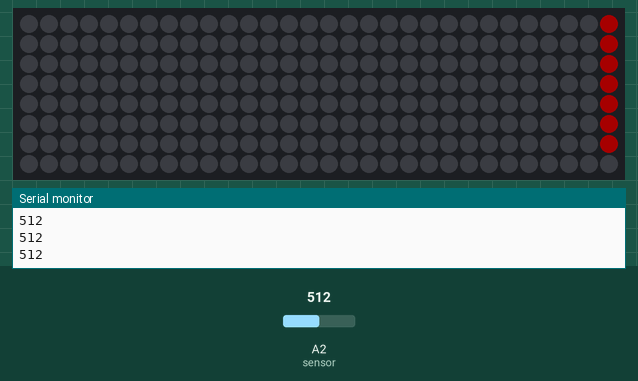
Simulated run of this sketch. Board: Arduino Uno, built with avr-gcc and run on an emulated ATmega328P. On the bench: 30×8 RGB LED matrix (first LED top left, wired row by row), the last lines printed to the serial monitor. The inputs (shaded band) are chosen by the test bench; at power-on: A2 (sensor) = 512. Dim RGB values are drawn brighter than linear.

Above: at 0.73 s.
At 7.47 s:
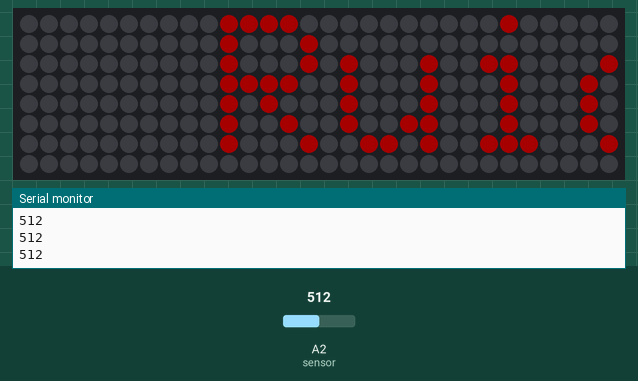
At 10.89 s:
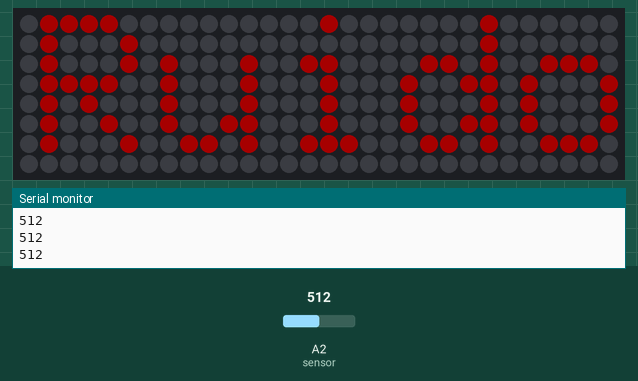
At 14.37 s:
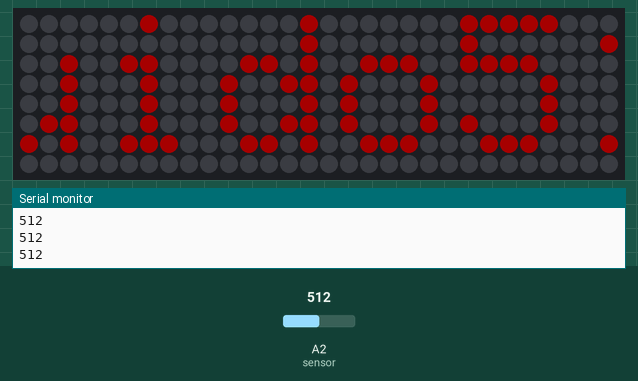
At 21.31 s:
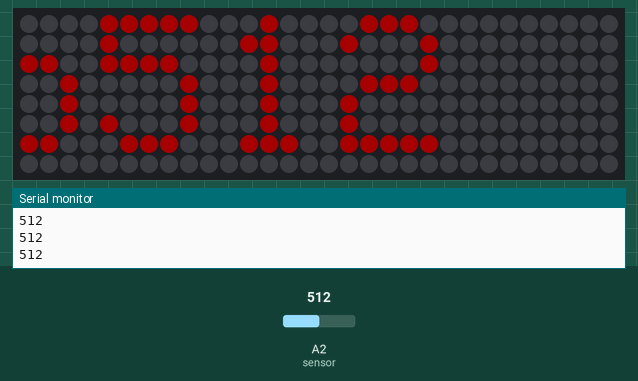
At 28.32 s:
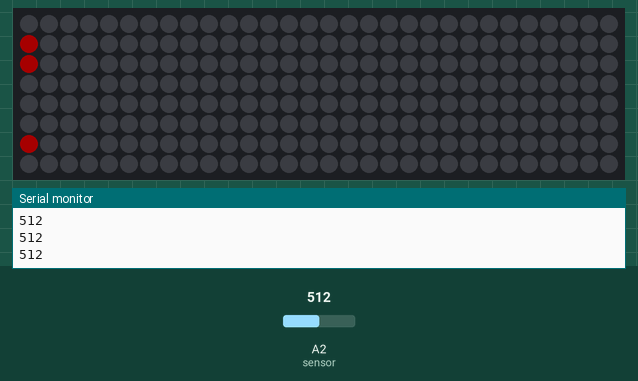

The sketch:

10_Sensor__Big_Sound_con_NeoMatrix_.ino
```cpp
#include <Adafruit_NeoPixel.h>
#include <Adafruit_NeoMatrix.h>
#include <Adafruit_GFX.h>

#define PIN 13

int sensor = 2;
int sensorValue;

Adafruit_NeoMatrix matrix = Adafruit_NeoMatrix(10, 8, 3, 1, PIN,
  NEO_TILE_TOP   + NEO_TILE_LEFT   + NEO_TILE_COLUMNS   + NEO_TILE_PROGRESSIVE +
  NEO_MATRIX_TOP + NEO_MATRIX_LEFT + NEO_MATRIX_COLUMNS + NEO_MATRIX_ZIGZAG,
  NEO_GRB + NEO_KHZ800);

const uint16_t colors[] = {matrix.Color(255, 0, 0), matrix.Color(0, 255, 0), matrix.Color(0, 0, 255)};

void setup() {
  // put your setup code here, to run once:
  Serial.begin(115200);
  matrix.begin();
  matrix.setTextWrap(false);
  matrix.setBrightness(40);
  matrix.setTextColor(colors[0]);
}

int x = matrix.width();
int pass = 0;

void loop() {
  // put your main code here, to run repeatedly:
  sensorValue = analogRead(sensor);
  Serial.println(sensorValue);
  delay(200);

  matrix.fillScreen(0);
  matrix.setCursor(x, 0);
  matrix.print("Ruido");
  matrix.print("");
  matrix.print(sensorValue);

  if(--x < -100) {
    x = matrix.width();
    if(++pass >= 1) pass = 0;
    matrix.setTextColor(colors[pass]);
  }

  matrix.show();
  delay(100);
}
```
